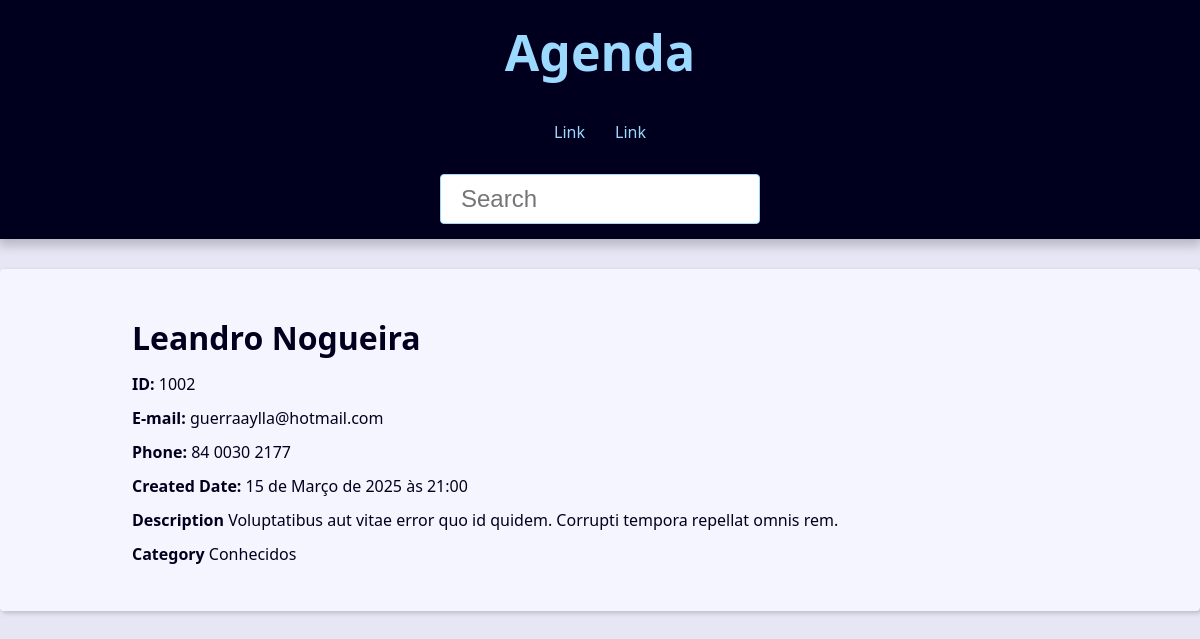
The app's page /1002/ with its own data.
### contact/models.py (models this page shows, shortened)
class Contact(models.Model):
    first_name = models.CharField(max_length=50)
    last_name = models.CharField(max_length=50)
    phone = models.CharField(max_length=50)
    email = models.EmailField(max_length=254)#blank=True se eu quiser que não seja obrigatório
    created_date = models.DateTimeField(default=timezone.now)
    description = models.TextField(blank=True)
    show = models.BooleanField(default=True)
    picture = models.ImageField(blank=True, upload_to='pictures/%Y/%m')
    category = models.ForeignKey(Category, on_delete=models.SET_NULL, blank=True, null=True)
    owner = models.ForeignKey(User, on_delete=models.SET_NULL, blank=True, null=True)

class Category(models.Model):
    class Meta:
        verbose_name = 'Category'
        verbose_name_plural = 'Categories'
    name = models.CharField(max_length=50)

### contact/views/contact_views.py (the view)
# urls.py: path('<int:contact_id>/', views.contact, name='contact'),
def contact(request, contact_id):
    single_contact = get_object_or_404(Contact, pk=contact_id)
    site_title = f'{single_contact.first_name} {single_contact.last_name}'
    context = {
        'contact': single_contact,
        'site_title': site_title
    }
    return render(
        request,
        'contact/contact.html',
        context
    )

### contact/templates/contact/contact.html
{% extends 'global/base.html' %}
{% block content %}
    <div class="single-contact">
        <h1 class="single-contact-name">
        {{contact.first_name}} {{contact.last_name}}
        </h1>
        <p><b>ID:</b> {{contact.id}}</p>
        <p><b>E-mail:</b> {{contact.email}}</p>
        <p><b>Phone:</b> {{contact.phone}}</p>
        <p><b>Created Date:</b> {{contact.created_date}}</p>
        <p><b>Description</b> {{contact.description}}</p>
        <p><b>Category</b> {{contact.category.name}}</p>
    </div>
{% endblock content %}

### base_static/global/css/style.css (style rules this page uses)
:root { --spacing: 1.5rem; --link-dark-color: rgb(0, 83, 134); --link-light-color: rgb(156, 217, 255); --clr-white: rgb(245, 245, 255); --clr-black: rgb(0, 0, 30); --clr-light-gray: rgb(230, 230, 245); --clr-dark-shadow-5: rgba(0, 0, 10, 5%); --clr-dark-shadow-10: rgba(0, 0, 10, 10%); --clr-dark-shadow-20: rgba(0, 0, 10, 20%); --clr-light-shadow-5: rgba(200, 200, 255, 5%); --clr-light-shadow-10: rgba(200, 200, 255, 10%); --clr-light-shadow-20: rgba(200, 200, 255, 20%); --main-page-width: 120rem; --table-min-width: 60rem; --biggest-font-size: 5rem; --bigger-font-size: 4rem; --big-font-size: 3.2rem; --medium-font-size: 2.4rem; --small-font-size: 1.6rem; --smaller-font-size: 1.4rem; --smallest-font-size: 1.2rem; --transition-fast: 300ms; --transition-medium: 600ms; --transition-slow: 1s; --default-border-radius: 4px; }
*, *::before, *::after { margin: 0; padding: 0; box-sizing: border-box; }
html { font-size: 62.5%; }
body { font-family: system-ui, -apple-system, BlinkMacSystemFont, 'Segoe UI', Roboto, Oxygen, Ubuntu, Cantarell, 'Open Sans', 'Helvetica Neue', sans-serif; line-height: 1.5; font-size: var(--small-font-size); color: var(--clr-black); -webkit-font-smoothing: antialiased; background: var(--clr-light-gray); }
@media (min-width: 600px) { .single-contact { max-width: 80%; margin: calc(var(--spacing) * 2) auto; } }
.single-contact h1 { margin: 1rem 0; }
.single-contact p { margin: 1rem 0; }

### records on screen
Contact: first_name "Leandro", last_name "Nogueira", id "1002", email "guerraaylla@hotmail.com", phone "84 0030 2177", created_date "15 de Março de 2025 às 21:00", description "Voluptatibus aut vitae error quo id quidem. Corrupti tempora repellat omnis rem.", category.name "Conhecidos"
